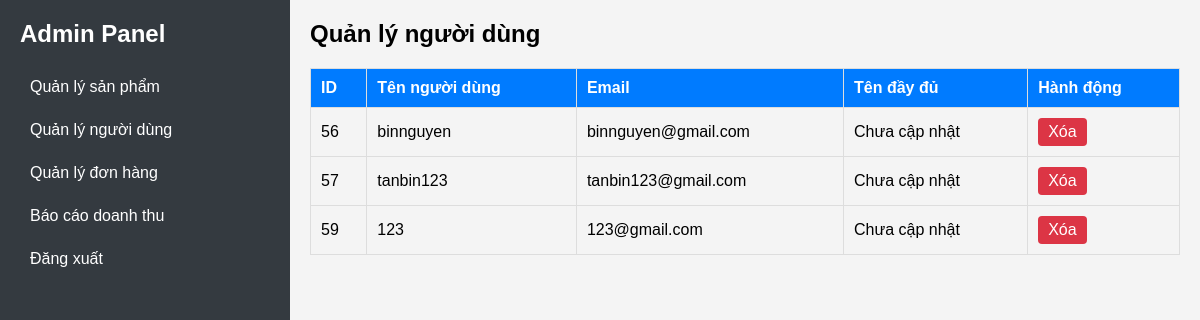
/Public/admin/index.php?section=users (signed in), run on the app's committed database.
### tables this page shows
CREATE TABLE `users` (
  `id` int(11) NOT NULL,
  `name` varchar(255) NOT NULL,
  `username` varchar(50) DEFAULT NULL,
  `password` varchar(255) DEFAULT NULL,
  `email` varchar(100) DEFAULT NULL,
  `created_at` datetime DEFAULT current_timestamp(),
  `role` varchar(50) DEFAULT 'user',
  `full_name` varchar(255) NOT NULL DEFAULT '',
  `address` text NOT NULL DEFAULT ''
);

### Public/admin/models/UserModel.php (called while the page is built, shortened)
<?php
class UserModel {
    private $db;
    public function __construct($db) {
        $this->db = $db;
    }
    public function getAllUsers() {
        $sql = "SELECT id, username, email, full_name FROM users";
        $stmt = $this->db->prepare($sql);
        $stmt->execute();
        return $stmt->fetchAll(PDO::FETCH_OBJ);
    }
}
?>

### Public/admin/views/users.php (the view)
<h2>Quản lý người dùng</h2>
<table>
    <tr>
        <th>ID</th>
        <th>Tên người dùng</th>
        <th>Email</th>
        <th>Tên đầy đủ</th>
        <th>Hành động</th>
    </tr>
    <?php foreach ($users as $user) { ?>
        <tr>
            <td><?= $user->id ?></td>
            <td><?= $user->username ?></td>
            <td><?= $user->email ?></td>
            <td><?= $user->full_name ?: 'Chưa cập nhật' ?></td>
            <td>
                <a href="index.php?section=users&action=delete_user&id=<?= $user->id ?>" class="btn btn-danger" onclick="return confirm('Bạn có chắc chắn muốn xóa?')">Xóa</a>
            </td>
        </tr>
    <?php } ?>
</table>

### Public/admin/styles.css (style rules this page uses)
body { font-family: Arial, sans-serif; background-color: #f4f4f4; margin: 0; padding: 0; }
.content h2 { margin-top: 0; }
table { width: 100%; border-collapse: collapse; margin-top: 20px; }
table, th, td { border: 1px solid #ddd; }
th, td { padding: 10px; text-align: left; }
th { background-color: #007bff; color: #fff; }
.btn { padding: 5px 10px; border: none; border-radius: 4px; cursor: pointer; text-decoration: none; display: inline-block; }
.btn-danger { background-color: #dc3545; color: #fff; }

### data on the page
users: id "56", username "binnguyen", email "binnguyen@gmail.com", full_name "Chưa cập nhật"
users: id "57", username "tanbin123", email "tanbin123@gmail.com", full_name "Chưa cập nhật"
users: id "59", username "123", email "123@gmail.com", full_name "Chưa cập nhật"
